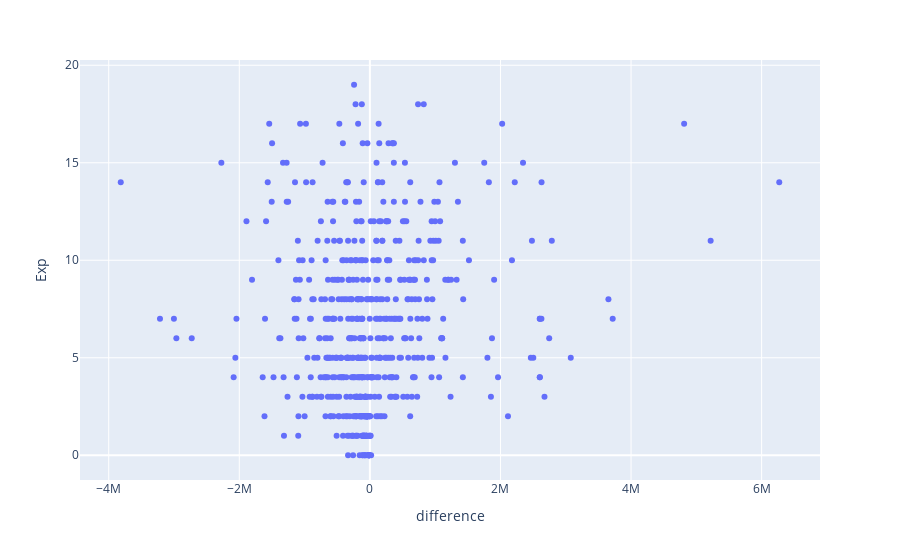

Notebook cell for this chart:
### Markdown cell above
Players are "overpaid" when difference is positive

### Code cell
fig = px.scatter(df, x='difference', y='Exp')
fig.show()

### Figure 1 — Plotly figure (JSON) as saved in the notebook; plotly's stock layout.template omitted (floating-point values rounded to 4 significant figures; data arrays with more than 128 entries replaced by an {"elided": "..."} marker saying what was removed)
{"data": [{"hovertemplate": "difference=%{x}<br>Exp=%{y}<extra></extra>", "legendgroup": "", "marker": {"color": "#636efa", "symbol": "circle"}, "mode": "markers", "name": "", "orientation": "v", "showlegend": false, "type": "scatter", "x": {"elided": "580 float values"}, "xaxis": "x", "y": {"elided": "580 int values"}, "yaxis": "y"}], "layout": {"legend": {"tracegroupgap": 0}, "margin": {"t": 60}, "xaxis": {"anchor": "y", "domain": [0, 1], "title": {"text": "difference"}}, "yaxis": {"anchor": "x", "domain": [0, 1], "title": {"text": "Exp"}}}}
